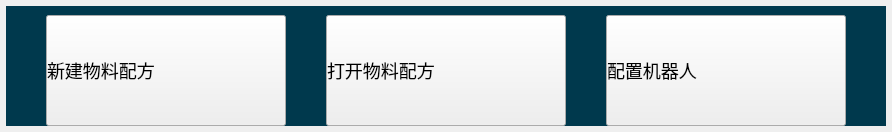
      <widget class="QWidget" name="page_init">
       <layout class="QGridLayout" name="gridLayout_2">
        <property name="leftMargin">
         <number>6</number>
        </property>
        <property name="topMargin">
         <number>6</number>
        </property>
        <property name="rightMargin">
         <number>6</number>
        </property>
        <property name="bottomMargin">
         <number>6</number>
        </property>
        <property name="horizontalSpacing">
         <number>6</number>
        </property>
        <item row="0" column="0">
         <widget class="QWidget" name="widget" native="true">
          <property name="styleSheet">
           <string notr="true">QWidget {
    background-color: rgb(0, 57, 77); /* 设置QWidget的背景颜色 */
}

QPushButton {
    background-color: none; /* 让按钮保持其原始背景颜色 */
    text-align: left; /* 让按钮文字左对齐 */
    font-size: 18px; /* 修改文字大小 */
    font-family: &quot;黑体&quot;; /* 修改文字类型 */
}</string>
          </property>
          <layout class="QHBoxLayout" name="horizontalLayout">
           <property name="spacing">
            <number>0</number>
           </property>
           <property name="leftMargin">
            <number>0</number>
           </property>
           <property name="rightMargin">
            <number>0</number>
           </property>
           <property name="bottomMargin">
            <number>0</number>
           </property>
           <item>
            <spacer name="horizontalSpacer_3">
             <property name="orientation">
              <enum>Qt::Horizontal</enum>
             </property>
             <property name="sizeHint" stdset="0">
              <size>
               <width>40</width>
               <height>20</height>
              </size>
             </property>
            </spacer>
           </item>
           <item>
            <widget class="QPushButton" name="btn_new">
             <property name="minimumSize">
              <size>
               <width>240</width>
               <height>111</height>
              </size>
             </property>
             <property name="layoutDirection">
              <enum>Qt::RightToLeft</enum>
             </property>
             <property name="styleSheet">
              <string notr="true"/>
             </property>
             <property name="text">
              <string>新建物料配方</string>
             </property>
             <property name="icon">
              <iconset resource="res/res.qrc">
               <normaloff>:/new/prefix1/new.png</normaloff>:/new/prefix1/new.png</iconset>
             </property>
             <property name="iconSize">
              <size>
               <width>96</width>
               <height>96</height>
              </size>
             </property>
             <property name="autoDefault">
              <bool>false</bool>
             </property>
             <property name="default">
              <bool>false</bool>
             </property>
             <property name="flat">
              <bool>false</bool>
             </property>
            </widget>
           </item>
           <item>
            <spacer name="horizontalSpacer">
             <property name="orientation">
              <enum>Qt::Horizontal</enum>
             </property>
             <property name="sizeHint" stdset="0">
              <size>
               <width>40</width>
               <height>20</height>
              </size>
             </property>
            </spacer>
           </item>
           <item>
            <widget class="QPushButton" name="btn_open">
             <property name="minimumSize">
              <size>
               <width>240</width>
               <height>111</height>
              </size>
             </property>
             <property name="layoutDirection">
              <enum>Qt::RightToLeft</enum>
             </property>
             <property name="text">
              <string>打开物料配方</string>
             </property>
             <property name="icon">
              <iconset resource="res/res.qrc">
               <normaloff>:/new/prefix1/open.png</normaloff>:/new/prefix1/open.png</iconset>
             </property>
             <property name="iconSize">
              <size>
               <width>112</width>
               <height>96</height>
              </size>
             </property>
            </widget>
           </item>
           <item>
            <spacer name="horizontalSpacer_2">
             <property name="orientation">
              <enum>Qt::Horizontal</enum>
             </property>
             <property name="sizeHint" stdset="0">
              <size>
               <width>40</width>
               <height>20</height>
              </size>
             </property>
            </spacer>
           </item>
           <item>
            <widget class="QPushButton" name="btn_config">
             <property name="minimumSize">
              <size>
               <width>240</width>
               <height>111</height>
              </size>
             </property>
             <property name="layoutDirection">
              <enum>Qt::RightToLeft</enum>
             </property>
             <property name="text">
              <string>配置机器人</string>
             </property>
             <property name="icon">
              <iconset resource="res/res.qrc">
               <normaloff>:/new/prefix1/config.png</normaloff>:/new/prefix1/config.png</iconset>
             </property>
             <property name="iconSize">
              <size>
               <width>96</width>
               <height>96</height>
              </size>
             </property>
            </widget>
           </item>
           <item>
            <spacer name="horizontalSpacer_4">
             <property name="orientation">
              <enum>Qt::Horizontal</enum>
             </property>
             <property name="sizeHint" stdset="0">
              <size>
               <width>40</width>
               <height>20</height>
              </size>
             </property>
            </spacer>
           </item>
          </layout>
         </widget>
        </item>
       </layout>
      </widget>
